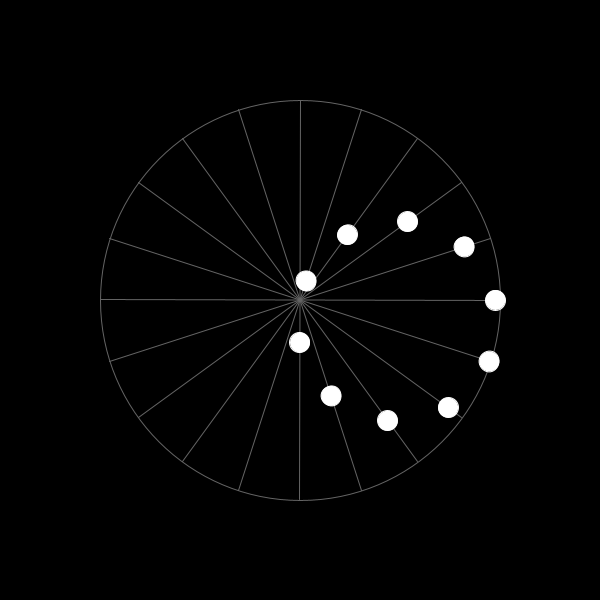
Frame 1 (no input)
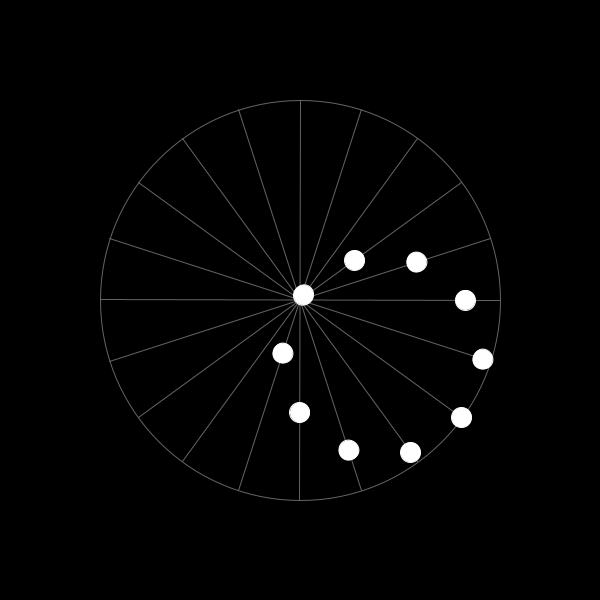
Frame 60 (the mouse pressed at the canvas centre just before this capture)
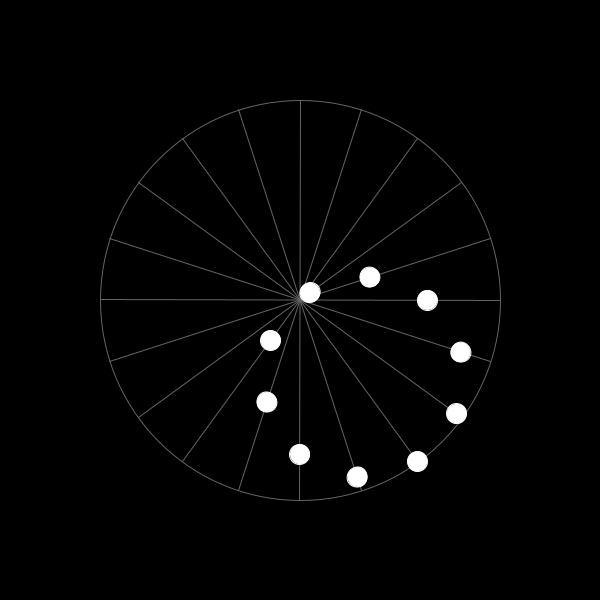
Frame 120 (the mouse held since frame 60 and released just before this capture)

The Processing sketch that drew these frames (run headless with seeded random() and noise(); from frame 60 on, the mouse is pressed at the canvas centre):

// Processing sketch: MainScript
// ── MainScript.pde
ArrayList<Dot> dots;
int nbrDots;
int radiusCircle;
int radiusDots;
float incrementAngle;

void setup(){
  size(600, 600);
  frameRate(30);
  
  dots = new ArrayList<Dot>();
  
  nbrDots = 10;
  radiusCircle = 200;
  radiusDots = 20;
  incrementAngle = PI/nbrDots;
  
  for(int i=0; i<nbrDots; i++){
    Dot dot = new Dot(i*PI/nbrDots);
    dots.add(dot);
  }
}

void draw(){
  background(0);
  
  translate(width/2, height/2);
  
  stroke(100);
  strokeWeight(1);
  noFill();
  ellipse(0, 0, 2*radiusCircle, 2*radiusCircle);
  
  for(int i=0; i<nbrDots; i++){
    rotate(incrementAngle);
    line(0, -radiusCircle, 0, radiusCircle);
  }
  
  stroke(255);
  fill(255);
  
  for(Dot dot: dots){
    dot.update();
    dot.display();
  }
}

// ── Dot.pde
class Dot{
  float pos;
  float time;
  float radius;
  float angle;
  
  Dot(){
    this.pos = 0;
    this.time = 0;
    this.radius = radiusDots;
    this.angle = incrementAngle;
  }
  
  Dot(float t){
    this.pos = sin(t) * radiusCircle;
    this.time = t;
    this.radius = radiusDots;
    this.angle = incrementAngle;
  }
  
  void update(){
    this.time += 0.1;
    this.pos = sin(this.time) * radiusCircle;
  }
  
  void display(){
    rotate(this.angle);
    ellipse(0, this.pos, radius, radius);
  }
}
